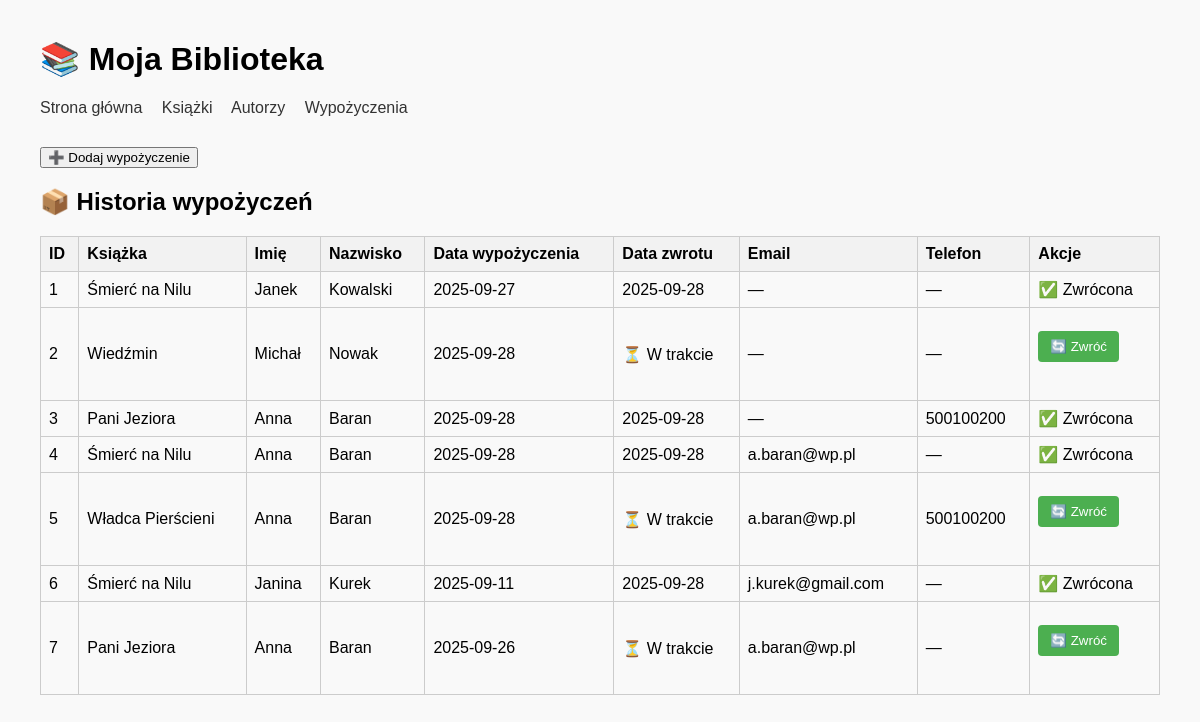
/borrowings, run on the app's committed database.
### app/models.py (models this page shows, shortened)
class Borrowings(db.Model):
    __tablename__ = "borrowings"
    id = db.Column(db.Integer, primary_key=True)
    book_id = db.Column(db.Integer, db.ForeignKey("books.id"), nullable=False)
    borrower_name = db.Column(db.String(100), nullable=False)
    borrower_surname = db.Column(db.String(100), nullable=False)
    borrow_date = db.Column(db.DateTime, default=datetime.utcnow)
    return_date = db.Column(db.DateTime, nullable=True)
    email = db.Column(db.String(120), nullable=True)
    phone = db.Column(db.String(20), nullable=True)

class Book(db.Model):
    __tablename__ = "books"
    id = db.Column(db.Integer, primary_key=True)
    author_id = db.Column(db.Integer, db.ForeignKey("authors.id"), nullable=False)
    title = db.Column(db.String(200), nullable=False)
    genre = db.Column(db.String(100))
    available = db.Column(db.Boolean, default=True)
    borrowings = db.relationship("Borrowings", backref="book", lazy="dynamic")

### app/routes.py (the view)
@app.route("/borrowings", strict_slashes=False)
def borrowings():
    all_borrowings = Borrowings.query.all()
    return render_template("borrowings.html", borrowings=all_borrowings)

### app/templates/borrowings.html (shortened to what this page needs)
{% extends "base.html" %}
{% block content %}
<a href="{{ url_for('new_borrowings') }}">
    <button>➕ Dodaj wypożyczenie</button>
</a>
<h2>📦 Historia wypożyczeń</h2>
<table>
    <tr>
        <th>ID</th>
        <th>Książka</th>
        <th>Imię</th>
        <th>Nazwisko</th>
        <th>Data wypożyczenia</th>
        <th>Data zwrotu</th>
        <th>Email</th>
        <th>Telefon</th>
        <th>Akcje</th>
    </tr>
    {% for b in borrowings %}
    <tr>
        <td>{{ b.id }}</td>
        <td>{{ b.book.title }}</td>
        <td>{{ b.borrower_name }}</td>
        <td>{{ b.borrower_surname }}</td>
        <td>{{ b.borrow_date.strftime('%Y-%m-%d') }}</td>
        <td>
            {% if b.return_date %}
            {{ b.return_date.strftime('%Y-%m-%d') }}
            {% else %}
            ⏳ W trakcie
            {% endif %}
        </td>
        <td>{{ b.email or "—" }}</td>
        <td>{{ b.phone or "—" }}</td>
        <td>
            {% if not b.return_date %}
            <form method="POST" action="{{ url_for('return_book', borrowing_id=b.id) }}">
                <button type="submit" onclick="return confirm('Czy na pewno chcesz zwrócić książkę?')">🔄 Zwróć</button>
            </form>
            {% else %}
            ✅ Zwrócona
            {% endif %}
        </td>
    </tr>
    {% endfor %}
</table>
{% endblock %}

### app/static/style.css (style rules this page uses)
body { font-family: Arial, sans-serif; margin: 40px; background-color: #f9f9f9; }
form { max-width: 400px; margin-bottom: 30px; }
form button { margin-top: 15px; padding: 8px 12px; background-color: #4CAF50; color: white; border: none; border-radius: 4px; cursor: pointer; }
table { width: 100%; border-collapse: collapse; margin-top: 20px; }
table th, table td { border: 1px solid #ccc; padding: 8px; text-align: left; }
table th { background-color: #f2f2f2; }

### data on the page
Borrowings: id "1", book "Śmierć na Nilu", borrower_name "Janek", borrower_surname "Kowalski", borrow_date "2025-09-27", return_date "2025-09-28", email "—", phone "—", shows "✅ Zwrócona"
Borrowings: id "2", book "Wiedźmin", borrower_name "Michał", borrower_surname "Nowak", borrow_date "2025-09-28", shows "⏳ W trakcie", email "—", phone "—"
Borrowings: id "3", book "Pani Jeziora", borrower_name "Anna", borrower_surname "Baran", borrow_date "2025-09-28", return_date "2025-09-28", email "—", phone "500100200", shows "✅ Zwrócona"
Borrowings: id "4", book "Śmierć na Nilu", borrower_name "Anna", borrower_surname "Baran", borrow_date "2025-09-28", return_date "2025-09-28", email "a.baran@wp.pl", phone "—", shows "✅ Zwrócona"
Borrowings: id "5", book "Władca Pierścieni", borrower_name "Anna", borrower_surname "Baran", borrow_date "2025-09-28", shows "⏳ W trakcie", email "a.baran@wp.pl", phone "500100200"
Borrowings: id "6", book "Śmierć na Nilu", borrower_name "Janina", borrower_surname "Kurek", borrow_date "2025-09-11", return_date "2025-09-28", email "j.kurek@gmail.com", phone "—", shows "✅ Zwrócona"
Borrowings: id "7", book "Pani Jeziora", borrower_name "Anna", borrower_surname "Baran", borrow_date "2025-09-26", shows "⏳ W trakcie", email "a.baran@wp.pl", phone "—"
